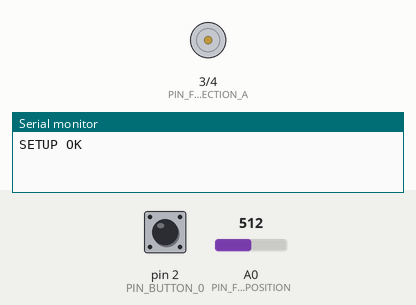
Bench run of a sketch on a simulated Arduino Uno, built with avr-gcc and run on an emulated ATmega328P. Parts: motor-driver pin pairs drawn as motors (green arrow = first pin HIGH = forward, orange = second pin HIGH = backward, longer = more drive, scaled by the enable pin), the last lines printed to the serial monitor. The test bench sets the inputs (shaded band); at power-on: pin 2 (PIN_BUTTON_0) HIGH, A0 (PIN_FADER_POSITION) = 512. Random numbers use the default seed unless the sketch sets one.

Above: at 1.2 s.
1.3 s: pin 2 (PIN_BUTTON_0) pulled LOW for 0.15 s
At 2.4 s:
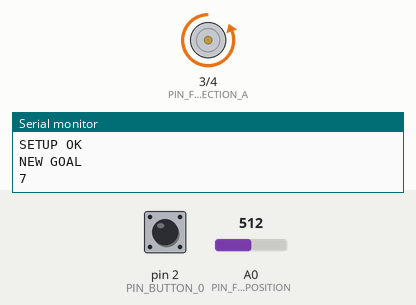
2.9 s: A0 (PIN_FADER_POSITION) set to 900
At 3.5 s:
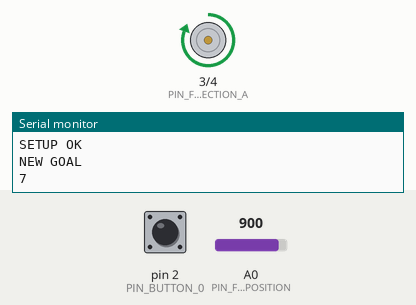
4.4 s: A0 (PIN_FADER_POSITION) set to 716
At 5.6 s:
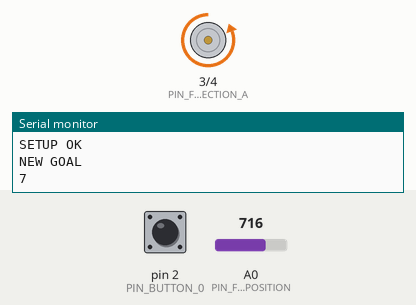
5.9 s: A0 (PIN_FADER_POSITION) set to 1023
At 6.9 s:
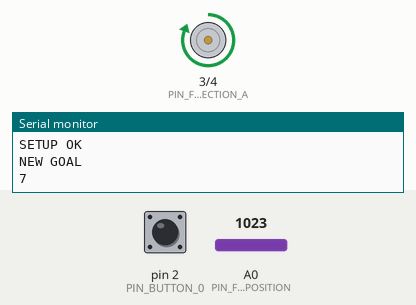
7.4 s: pin 2 (PIN_BUTTON_0) pulsed LOW 5 times (0.12 s each, 0.3 s apart)
At 8.45 s:
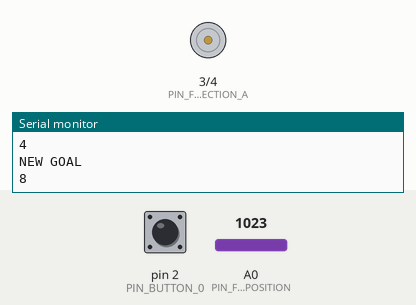
Timing chart, 0 to 10.4 s (numbered marks = the images above; inputs shaded):
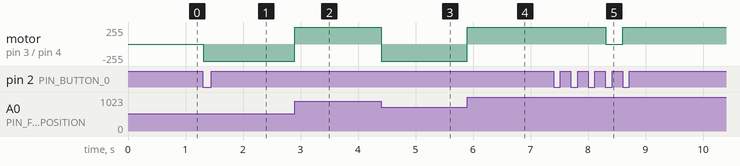

Measured:
- after the input at 1.3 s, motor on pin 3 (PIN_FADER_MOTOR_DIRECTION_A) / pin 4 (PIN_FADER_MOTOR_DIRECTION_B): stopped → backward 255/255 at once
- after the input at 2.9 s, motor on pin 3 (PIN_FADER_MOTOR_DIRECTION_A) / pin 4 (PIN_FADER_MOTOR_DIRECTION_B): backward 255/255 → forward 255/255 at once
- after the input at 4.4 s, motor on pin 3 (PIN_FADER_MOTOR_DIRECTION_A) / pin 4 (PIN_FADER_MOTOR_DIRECTION_B): forward 255/255 → backward 255/255 at once
- after the input at 5.9 s, motor on pin 3 (PIN_FADER_MOTOR_DIRECTION_A) / pin 4 (PIN_FADER_MOTOR_DIRECTION_B): backward 255/255 → forward 255/255 at once
- after the input at 7.4 s, motor on pin 3 (PIN_FADER_MOTOR_DIRECTION_A) / pin 4 (PIN_FADER_MOTOR_DIRECTION_B): forward 255/255 → stopped after 0.91 s, → forward 255/255 0.30 s later

The sketch:

MotorPot.ino
```cpp
#include "config.h"
#include "MyButton.hpp"
#include "Fader.hpp"

Fader fader(
  PIN_FADER_MOTOR_ENABLE,
  PIN_FADER_MOTOR_DIRECTION_A,
  PIN_FADER_MOTOR_DIRECTION_B,
  PIN_FADER_POSITION
);

void set_fader_new_goal() {
  Serial.println("NEW GOAL");
  fader.set_new_goal();
}

MyButton button(PIN_BUTTON_0, set_fader_new_goal);

void setup() {
  Serial.begin(SERIAL_BAUD);
  Serial.println("SETUP OK");
}

void loop() {
  button.update();
  fader.update();
}
```

Fader.cpp
```cpp
#include "Fader.hpp"

Fader::Fader(
  int pin_motor_enable,
  int pin_motor_direction_a,
  int pin_motor_direction_b,
  int pin_position
) :
  _pin_motor_enable(pin_motor_enable),
  _pin_motor_direction_a(pin_motor_direction_a),
  _pin_motor_direction_b(pin_motor_direction_b),
  _pin_position(pin_position)
{
  pinMode(this->_pin_motor_enable ,OUTPUT);
  pinMode(this->_pin_motor_direction_a ,OUTPUT);
  pinMode(this->_pin_motor_direction_b ,OUTPUT);
  pinMode(this->_pin_position ,INPUT);

  this->set_new_goal();
}

void Fader::update(void) {
  if (!this->_is_busy) return;

  this->_position = analogRead(this->_pin_position);
  int diff = this->_position - this->_goal;
  // Serial.println(this->_position);

  if (diff > 0) {
    digitalWrite(this->_pin_motor_direction_a, HIGH);
    digitalWrite(this->_pin_motor_direction_b, LOW);
  } else if (diff < 0) {
    digitalWrite(this->_pin_motor_direction_a, LOW);
    digitalWrite(this->_pin_motor_direction_b, HIGH);
  } else {
    digitalWrite(this->_pin_motor_enable, LOW);
    this->_is_busy = false;
  }
}

#define DISCRETE_VALUES 9

void Fader::set_new_goal(void) {
  int discrete_value = random(0, DISCRETE_VALUES);
  this->_goal = constrain(
    discrete_value * (1024 / (DISCRETE_VALUES - 1)),
    0,
    1023
  );
  Serial.println(discrete_value);
  this->_is_busy = true;
  digitalWrite(this->_pin_motor_enable, HIGH);
}
```

Fader.hpp
```cpp
#ifndef FADER_HPP
#define FADER_HPP

#include "Arduino.h"

class Fader
{
  public:
    Fader(
      int pin_motor_enable,
      int pin_motor_direction_a,
      int pin_motor_direction_b,
      int pin_position
    );

    void        update(void);
    void        set_new_goal(void);

  private:
    int         _pin_motor_enable;
    int         _pin_motor_direction_a;
    int         _pin_motor_direction_b;
    int         _pin_position;

    int         _goal;
    int         _position;
    bool        _is_busy;
};

#endif
```

MyButton.cpp
```cpp
#include "MyButton.hpp"

MyButton::MyButton(int pin, void (*onButtonPress)(void)) :
  _onButtonPress(onButtonPress)
{
  pinMode(pin, INPUT_PULLUP);
  this->_debouncer.attach(pin);
  this->_debouncer.interval(5); // 5 ms input delay
  this->_prevButtonState = HIGH;
}

void MyButton::update(void) {
  this->_debouncer.update();
  int buttonState = this->_debouncer.read();

  if (this->_prevButtonState != buttonState) {
    // on button press
    if (buttonState == LOW && this->_onButtonPress) {
      this->_onButtonPress();
    }
    this->_prevButtonState = buttonState;
  }
}
```

MyButton.hpp
```cpp
#ifndef MY_BUTTON_HPP
#define MY_BUTTON_HPP

#include "Arduino.h"

/*
  See https://github.com/thomasfredericks/Bounce2
*/
#define BOUNCE_LOCK_OUT
#include <Bounce2.h>

class MyButton
{
  public:
    MyButton(int pin, void (*onButtonPress)(void));
    void        update(void);

  private:
    Bounce      _debouncer;
    int         _prevButtonState;
    void        (*_onButtonPress)(void);
};

#endif
```

config.h
```cpp
#ifndef CONFIG_H
#define CONFIG_H

#define SERIAL_BAUD                     115200

#define PIN_FADER_MOTOR_ENABLE          5
#define PIN_FADER_MOTOR_DIRECTION_A     3
#define PIN_FADER_MOTOR_DIRECTION_B     4
#define PIN_FADER_POSITION              A0

#define PIN_BUTTON_0                    2

#endif
```
